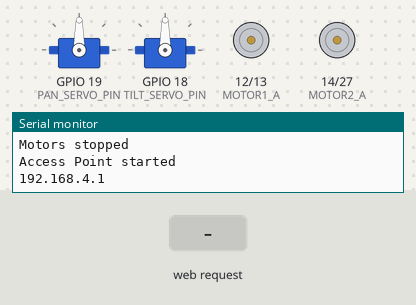
Bench run of a sketch on a simulated ESP32-S3. Parts: 2 × servo, motor-driver pin pairs drawn as motors (green arrow = first pin HIGH = forward, orange = second pin HIGH = backward, longer = more drive), the last lines printed to the serial monitor. The test bench sets the inputs (shaded band).

Above: at 1.2 s.
1.3 s: HTTP request GET /fire received
At 2.4 s:
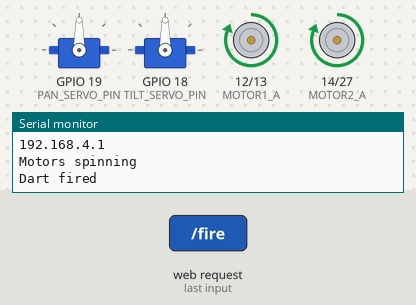
4.3 s: HTTP request GET /aim?mode=1&axis=1&value=1 received
At 5.5 s:
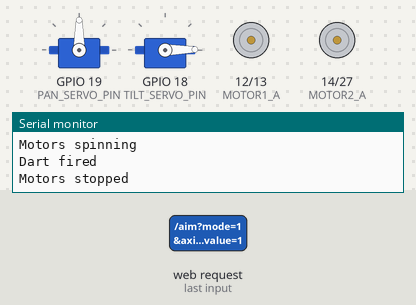
5.8 s: HTTP request GET /aim?mode=120&axis=120&value=120 received
At 6.8 s:
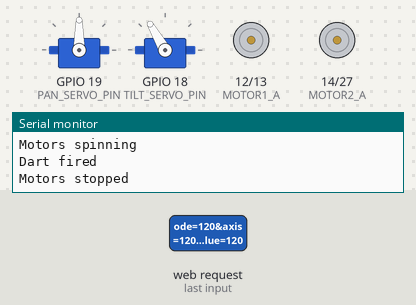
7.3 s: HTTP request GET /continuous?mode=start received
At 7.7 s:
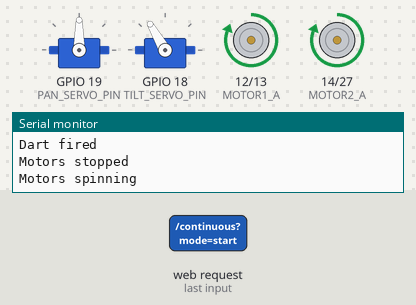
10.3 s: HTTP request GET /stop received
At 11.4 s:
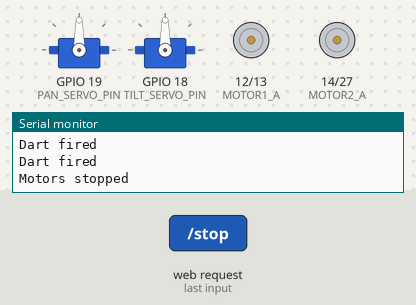
11.8 s: HTTP request GET /fire?mode=start received
At 11.9 s:
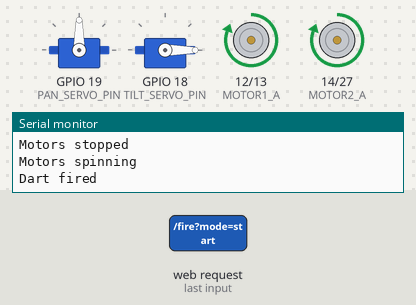
Timing chart, 0 to 15.3 s (numbered marks = the images above; inputs shaded):
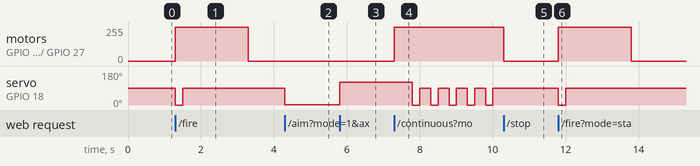

Measured:
- after the input at 1.3 s, motor on GPIO 12 (MOTOR1_A) / GPIO 13 (MOTOR1_B), motor on GPIO 14 (MOTOR2_A) / GPIO 27 (MOTOR2_B): stopped → forward 255/255 at once, → stopped 2.0 s later; servo on GPIO 18 (TILT_SERVO_PIN): 90° → 0° at once, → 90° 0.20 s later
- after the input at 4.3 s, servo on GPIO 18 (TILT_SERVO_PIN): 90° → 1° at once
- after the input at 5.8 s, servo on GPIO 18 (TILT_SERVO_PIN): 1° → 120° at once
- after the input at 7.3 s, motor on GPIO 12 (MOTOR1_A) / GPIO 13 (MOTOR1_B), motor on GPIO 14 (MOTOR2_A) / GPIO 27 (MOTOR2_B): stopped → forward 255/255 at once; servo on GPIO 18 (TILT_SERVO_PIN): alternates 90° for 0.30 s and 0° for 0.20 s, starting after 0.50 s
- after the input at 10.3 s, motor on GPIO 12 (MOTOR1_A) / GPIO 13 (MOTOR1_B), motor on GPIO 14 (MOTOR2_A) / GPIO 27 (MOTOR2_B): forward 255/255 → stopped at once; servo on GPIO 18 (TILT_SERVO_PIN): stops changing and stays 90°
- after the input at 11.8 s, motor on GPIO 12 (MOTOR1_A) / GPIO 13 (MOTOR1_B), motor on GPIO 14 (MOTOR2_A) / GPIO 27 (MOTOR2_B): stopped → forward 255/255 at once, → stopped 2.0 s later; servo on GPIO 18 (TILT_SERVO_PIN): 90° → 0° at once, → 90° 0.20 s later

The sketch:

nerf_turret.ino
```cpp
#include <WiFi.h>
#include <WebServer.h>
#include <ESP32Servo.h>

// === Servo Setup ===
Servo panServo;
Servo tiltServo;
const int PAN_SERVO_PIN = 19;
const int TILT_SERVO_PIN = 18;

// === Motor Pins ===
const int MOTOR1_A = 12;
const int MOTOR1_B = 13;
const int MOTOR2_A = 14;
const int MOTOR2_B = 27;

// === WiFi Credentials ===
const char* ssid = "sim";
const char* password = "simple12";

// === Web Server ===
WebServer server(80);

// === Firing Control ===
bool motorsRunning = false;
bool continuousMode = false;
bool isFiring = false;
bool triggerPressed = false;
unsigned long motorStartTime = 0;
unsigned long lastFireTime = 0;
unsigned long triggerPressStartTime = 0;
const unsigned long MOTOR_RUN_TIME = 2000;
const unsigned long FIRE_INTERVAL = 500;
const unsigned long TRIGGER_PRESS_TIME = 200;

// === Optimized Web Page (Stored in Flash) ===
const char MAIN_page[] PROGMEM = R"====(
<!DOCTYPE html>
<html lang="en">
<head>
    <meta charset="UTF-8">
    <meta name="viewport" content="width=device-width, initial-scale=1.0">
    <title>ARYABHATA | Tactical Turret Control</title>
    <!-- Modern Font -->
    <link href="https://fonts.googleapis.com/css2?family=Inter:wght@400;600;800&display=swap" rel="stylesheet">
    <!-- Lucide Icons -->
    <script src="https://unpkg.com/lucide@latest"></script>
    <style>
        :root {
            --bg: #0f172a;
            --card: #1e293b;
            --accent: #3b82f6;
            --danger: #ef4444;
            --success: #10b981;
            --text: #f8fafc;
            --text-dim: #94a3b8;
        }

        * { margin: 0; padding: 0; box-sizing: border-box; -webkit-tap-highlight-color: transparent; }

        body {
            font-family: 'Inter', sans-serif;
            background-color: var(--bg);
            color: var(--text);
            display: flex;
            justify-content: center;
            align-items: center;
            min-height: 100vh;
            padding: 20px;
        }

        .dashboard {
            width: 100%;
            max-width: 500px;
            background: var(--card);
            border-radius: 24px;
            padding: 30px;
            box-shadow: 0 25px 50px -12px rgba(0, 0, 0, 0.5);
            border: 1px solid rgba(255,255,255,0.05);
        }

        .header { text-align: center; margin-bottom: 30px; }
        .header h1 { font-weight: 800; letter-spacing: -1px; font-size: 1.5rem; display: flex; align-items: center; justify-content: center; gap: 10px; }
        .header p { color: var(--text-dim); font-size: 0.9rem; margin-top: 5px; }

        .control-group { background: rgba(0,0,0,0.2); padding: 20px; border-radius: 16px; margin-bottom: 20px; }
        .label-row { display: flex; justify-content: space-between; margin-bottom: 15px; color: var(--text-dim); font-weight: 600; font-size: 0.85rem; text-transform: uppercase; letter-spacing: 1px; }
        .angle-value { color: var(--accent); font-family: monospace; font-size: 1.1rem; }

        /* Range Slider Styling */
        input[type=range] {
            width: 100%;
            height: 6px;
            background: #334155;
            border-radius: 5px;
            appearance: none;
            outline: none;
            margin-bottom: 10px;
        }
        input[type=range]::-webkit-slider-thumb {
            appearance: none;
            width: 24px;
            height: 24px;
            background: var(--accent);
            border-radius: 50%;
            cursor: pointer;
            box-shadow: 0 0 15px rgba(59, 130, 246, 0.5);
            border: 3px solid var(--text);
        }

        /* Button Matrix */
        .actions { display: grid; grid-template-columns: 1fr 1fr; gap: 15px; margin-top: 25px; }

        button {
            border: none;
            border-radius: 12px;
            padding: 15px;
            font-family: 'Inter', sans-serif;
            font-weight: 700;
            font-size: 0.9rem;
            cursor: pointer;
            transition: all 0.2s;
            display: flex;
            align-items: center;
            justify-content: center;
            gap: 8px;
            color: white;
            text-transform: uppercase;
        }

        button:active { transform: scale(0.96); }

        .btn-fire { background: var(--danger); grid-column: span 2; padding: 20px; font-size: 1.1rem; box-shadow: 0 4px 0 #b91c1c; }
        .btn-fire:active { box-shadow: 0 0 0 transparent; }

        .btn-continuous { background: #334155; border: 1px solid #475569; }
        .btn-continuous.active { background: var(--success); box-shadow: 0 0 20px rgba(16, 185, 129, 0.4); border-color: #34d399; }

        .btn-stop { background: #475569; }

        .status-footer {
            margin-top: 25px;
            padding-top: 20px;
            border-top: 1px solid rgba(255,255,255,0.05);
            display: flex;
            justify-content: center;
            gap: 15px;
            font-size: 0.8rem;
            color: var(--text-dim);
        }
        .status-dot { width: 8px; height: 8px; border-radius: 50%; background: var(--success); display: inline-block; box-shadow: 0 0 8px var(--success); }
    </style>
</head>
<body>

<div class="dashboard">
    <div class="header">
        <h1><i data-lucide="crosshair"></i>SPY CAR NERF TURRET</h1>
        <p>Tactical Servo Response Interface</p>
    </div>

    <div class="control-group">
        <div class="label-row">
            <span>Pan Axis (L/R)</span>
            <span class="angle-value"><span id="panVal">90</span>°</span>
        </div>
        <input type="range" min="0" max="180" value="90" oninput="updateVal(this.value, 'pan')" onchange="send(this.value, 'pan')">

        <div class="label-row" style="margin-top: 20px;">
            <span>Tilt Axis (U/D)</span>
            <span class="angle-value"><span id="tiltVal">90</span>°</span>
        </div>
        <input type="range" min="0" max="180" value="90" oninput="updateVal(this.value, 'tilt')" onchange="send(this.value, 'tilt')">
    </div>

    <button class="btn-fire" onclick="fire()">
        <i data-lucide="zap"></i> Single Fire
    </button>

    <div class="actions">
        <button class="btn-continuous" onclick="toggleContinuous()" id="continuousBtn">
            <i data-lucide="refresh-cw"></i> Burst Mode
        </button>
        <button class="btn-stop" onclick="stopFiring()">
            <i data-lucide="octagon"></i> Panic Stop
        </button>
    </div>

    <div class="status-footer">
        <span><span class="status-dot"></span> System Ready</span>
        <span>ESP32-S3 Core</span>
    </div>
</div>

<script>
    // Initialize Icons
    lucide.createIcons();

    let continuousMode = false;
    let sendTimeout;

    // Visual updates while sliding
    function updateVal(val, axis) {
        document.getElementById(axis + 'Val').textContent = val;
    }

    // Server communication
    function send(val, axis) {
        clearTimeout(sendTimeout);
        sendTimeout = setTimeout(() => {
            fetch(`/aim?axis=${axis}&value=${val}`)
                .then(r => console.log(`Aim ${axis}: ${val}`))
                .catch(e => console.error("Aim failed"));
        }, 50); // Faster response than 100ms
    }

    function fire() {
        fetch('/fire').then(r => console.log("Fire signal sent"));
    }

    function toggleContinuous() {
        const btn = document.getElementById('continuousBtn');
        if (!continuousMode) {
            continuousMode = true;
            fetch('/continuous?mode=start');
            btn.classList.add('active');
            btn.innerHTML = '<i data-lucide="pause-circle"></i> STOP BURST';
        } else {
            continuousMode = false;
            fetch('/continuous?mode=stop');
            btn.classList.remove('active');
            btn.innerHTML = '<i data-lucide="refresh-cw"></i> Burst Mode';
        }
        lucide.createIcons();
    }

    function stopFiring() {
        continuousMode = false;
        fetch('/stop');
        const btn = document.getElementById('continuousBtn');
        btn.classList.remove('active');
        btn.innerHTML = '<i data-lucide="refresh-cw"></i> Burst Mode';
        lucide.createIcons();
    }
</script>

</body>
</html>
)====";

void setup() {
  Serial.begin(115200);
  panServo.attach(PAN_SERVO_PIN);
  tiltServo.attach(TILT_SERVO_PIN);
  panServo.write(90);
  tiltServo.write(90);

  pinMode(MOTOR1_A, OUTPUT);
  pinMode(MOTOR1_B, OUTPUT);
  pinMode(MOTOR2_A, OUTPUT);
  pinMode(MOTOR2_B, OUTPUT);
  stopMotors();

  WiFi.softAP(ssid, password);
  Serial.println("Access Point started");
  Serial.println(WiFi.softAPIP());

  server.on("/", []() { server.send_P(200, "text/html", MAIN_page); });
  server.on("/fire", handleFire);
  server.on("/continuous", handleContinuous);
  server.on("/stop", handleStop);
  server.on("/aim", handleAim);
  server.begin();
}

void loop() {
  server.handleClient();
  updateTrigger();
  updateMotorTimeout();
  updateContinuousFire();
}

// === Web Handlers ===

void handleFire() {
  runMotors();
  motorsRunning = true;
  motorStartTime = millis();
  fireSingleShot();
  server.send(200, "text/plain", "Fired!");
}

void handleContinuous() {
  if (server.hasArg("mode")) {
    String mode = server.arg("mode");
    continuousMode = (mode == "start");
    isFiring = continuousMode;

    if (continuousMode) {
      runMotors();
      motorsRunning = true;
      motorStartTime = millis();
      lastFireTime = millis();
    } else {
      stopMotors();
      motorsRunning = false;
    }
    server.send(200, "text/plain", continuousMode ? "Continuous ON" : "Continuous OFF");
  } else {
    server.send(400, "text/plain", "Missing mode");
  }
}

void handleStop() {
  continuousMode = false;
  isFiring = false;
  triggerPressed = false;
  stopMotors();
  motorsRunning = false;
  tiltServo.write(90);
  server.send(200, "text/plain", "STOPPED");
}

void handleAim() {
  if (server.hasArg("axis") && server.hasArg("value")) {
    int val = constrain(server.arg("value").toInt(), 0, 180);
    if (server.arg("axis") == "pan") panServo.write(val);
    else tiltServo.write(val);
    server.send(200, "text/plain", "Moved");
  } else {
    server.send(400, "text/plain", "Missing args");
  }
}

// === Utility Functions ===

void fireSingleShot() {
  tiltServo.write(0);
  triggerPressed = true;
  triggerPressStartTime = millis();
  Serial.println("Dart fired");
}

void updateTrigger() {
  if (triggerPressed && millis() - triggerPressStartTime > TRIGGER_PRESS_TIME) {
    tiltServo.write(90);
    triggerPressed = false;
  }
}

void updateMotorTimeout() {
  if (!continuousMode && motorsRunning && millis() - motorStartTime > MOTOR_RUN_TIME) {
    stopMotors();
    motorsRunning = false;
  }
}

void updateContinuousFire() {
  if (continuousMode && isFiring && millis() - lastFireTime > FIRE_INTERVAL) {
    fireSingleShot();
    lastFireTime = millis();
  }
}

void runMotors() {
  digitalWrite(MOTOR1_A, HIGH);
  digitalWrite(MOTOR1_B, LOW);
  digitalWrite(MOTOR2_A, HIGH);
  digitalWrite(MOTOR2_B, LOW);
  Serial.println("Motors spinning");
}

void stopMotors() {
  digitalWrite(MOTOR1_A, LOW);
  digitalWrite(MOTOR1_B, LOW);
  digitalWrite(MOTOR2_A, LOW);
  digitalWrite(MOTOR2_B, LOW);
  Serial.println("Motors stopped");
}
```
